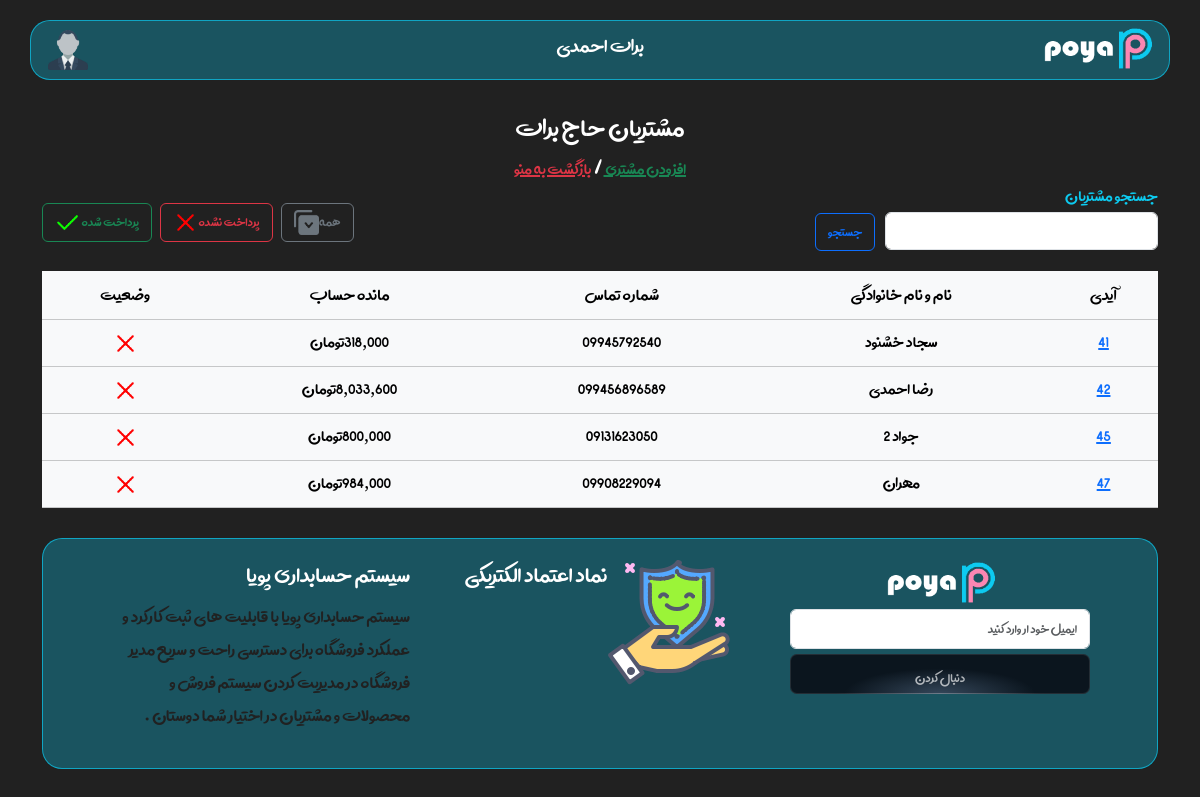
Page /customers/ (signed in) on the committed database.
### accounts/models.py (models this page shows, shortened)
class User(AbstractBaseUser):
    fullname = models.CharField(max_length=200, null=True, blank=True, verbose_name="نام و نام خانوادگی")
    phone = models.CharField(max_length=12, unique=True, verbose_name="شماره تماس")
    name_shop = models.CharField(max_length=255,null=True, blank=True,verbose_name="نام فروشگاه شما ")
    is_active = models.BooleanField(default=True, verbose_name="فعال")
    is_admin = models.BooleanField(default=False, verbose_name="ادمین")
    email = models.EmailField(null=True, blank=True, verbose_name="ایمیل")
    discription = models.TextField(max_length=300, null=True, blank=True, verbose_name="توضیحات کاربر")
    created_at = models.DateTimeField(auto_now=True, verbose_name="تاریخ اضافه شدن")
    image = models.ImageField(upload_to="user_image", null=True, blank=True, verbose_name="عکس پروفایل")
    address = models.TextField(null=True,blank=True,verbose_name="ادرس کاربر")
    objects = MyUserManager()
    USERNAME_FIELD = "phone"
    class Meta:
        verbose_name = "فروشگاه"
        verbose_name_plural = "فروشگاه ها "

### customer/models.py (models this page shows, shortened)
class Customer(models.Model):
    user = models.ForeignKey(User, on_delete=models.CASCADE)
    fullname = models.CharField(max_length=200, null=True, blank=True, verbose_name="نام و نام خانوادگی")
    phone = models.CharField(max_length=12, verbose_name="شماره تماس")
    is_active = models.BooleanField(default=True, verbose_name="فعال")
    is_paid = models.BooleanField(default=False, verbose_name="پرداخت شده ")
    price = models.BigIntegerField(default=0,verbose_name="حساب در فروشگاه")
    price_paid_all = models.BigIntegerField(default=0,verbose_name=" پول  پرداختی  ای کل    ")
    price_mandeh = models.BigIntegerField(default=0,verbose_name="باقی مانده در فروشگاه")
    discription = models.TextField(max_length=300, null=True, blank=True, verbose_name="توضیحات مدیر")
    created_at = models.DateTimeField(auto_now=True, verbose_name="تاریخ  ")
    created_data = models.DateTimeField(auto_now_add=True, verbose_name="تاریخ اضافه شدن")
    image = models.ImageField(upload_to="customer/", null=True, blank=True, verbose_name="عکس پروفایل")
    address = models.TextField(null=True,blank=True,verbose_name="ادرس کاربر")
    class Meta:
        verbose_name = "مشتری"
        verbose_name_plural = "مشتری ها  "
    def __str__(self):
        return self.phone

### customer/views.py (the view, shortened to what this page needs)
# urls.py: path("",views.customer_list_view,name="list"),
def customer_list_view(request):
    customers = Customer.objects.filter(user=request.user)
    search = request.GET.get("search")
    if search:
        customers = Customer.objects.filter(user=request.user).filter(fullname__contains=search)
    print(customers)
    return render(request,"customer/list.html",{"customers":customers , "search":search})

### customer/templates/customer/list.html (shortened to what this page needs)
{% extends 'base.html' %} {% load static %} {% load humanize %}  {% block content %}
<div
  id="customers"
  class="container"
  style="margin-top: 30px; margin-bottom: 30px"
>
  <table
    style="border-radius: 20px"
    class="table table-hover table-light table-responsive-xxl table-responsive-xl table-responsive-sm"
  >
    <h2 class="text-center" style="margin-bottom: -5px">
      {% if search %} مشتریانی که دارای {{search}}هستند
      <br />
      <a
      class="text-danger"
        style="margin-top: -10px"
        href="{% url 'customer:list' %}"
      >
        لغو فیلتر
      </a>
      {% else %} مشتریان {{request.user.name_shop}} {% endif %}
      <br />
      <a
      data-bs-toggle="modal"
      data-bs-target="#add_customer"
      data-bs-whatever="@mdo"
        class="text-success"
        style="margin-top: -10px;cursor: pointer;"
      >
      افزودن مشتری
      </a>
      /
      <a
        class="text-danger"
        style="margin-top: -10px"
        href="{% url 'home:index' %}"
      >
        بازگشت به منو
      </a>
    </h2>
    <div class="customers-div row">
      <div class="col-6 customers-div-right">
        <form method="get">
          <label style="display: block; font-size: 20px; color: #0dcaef"
            >جستجو مشتریان
          </label>
          <input
            type="text"
            name="search"
            required
            class="form-control"
            style="width: 50%; display: inline; margin-left: 8px"
          />
          <button type="submit" class="btn btn-outline-primary">جستجو</button>
        </form>
      </div>
      <div class="col-6 customers-div-left">
        <button onclick="customers()" class="btn btn-outline-secondary">
          همه<img
          style="width: 25px; height: 25px"
          src="{% static 'images/all.png' %}"
        />
        </button>
        <button onclick="customers_not_paid()" class="btn btn-outline-danger">
          پرداخت نشده<img
            style="width: 25px; height: 25px"
            src="{% static 'images/false.png' %}"
          />
        </button>
        <button onclick="customers_paid()" class="btn btn-outline-success">
          پرداخت شده
          <img
            style="width: 25px; height: 25px"
            src="{% static 'images/true.png' %}"
          />
        </button>
      </div>
    </div>
    <thead class="bg-light">
      <tr>
        <td>آیدی</td>
        <td>نام و نام خانوادگی</td>
        <td>شماره تماس</td>
        <td>مانده حساب </td>
        <td>وضعیت</td>
      </tr>
    </thead>
    <tbody>
      {% for customer in customers %}
      <a href="{% url 'customer:detail' customer.id %}">
        <tr>
          <td>
            <a href="{% url 'customer:detail' customer.id %}"
              >{{customer.id}}</a
            >
          </td>
          <td>
            <a
              style="color: black; text-decoration: none"
              href="{% url 'customer:detail' customer.id %}"
              >{{customer.fullname}}</a
            >
          </td>
          <td>{{customer.phone}}</td>
          <td>{{customer.price_mandeh|intcomma:0}}تومان</td>
          <td>
            {% if customer.is_paid == True %}
            <img
              style="width: 25px; height: 25px"
              src="{% static 'images/true.png' %}"
            />
            {% else %}
            <img
              style="width: 25px; height: 25px"
              src="{% static 'images/false.png' %}"
            />
            {% endif %}
          </td>
        </tr>
      </a>
      {% endfor %}
    </tbody>
  </table>
</div>
{% endblock %}

### templates/include/header_site.html (shortened to what this page needs)
{% load static %}
<div class="container">
  <div class="header row">
    <div class="col-4 header-right">
      <img class="logo" src="{% static 'images/logo.png' %}" />
    </div>
    <div class="col-4 header-center">
      <h4 class="text-header">
        {% if request.user.is_authenticated %}
         {{request.user.fullname}}
        {% else %}
        حسابداری پویا
        {% endif %}
      </h4>
    </div>
    <div class="col-4 header-left">
      {% if request.user.is_authenticated %}
      <img
        style="margin-left: 5px"
        onclick="coming_soon()"
        class="icon"
        src="{% static 'images/user.png' %}"
      />
      {% endif %}
    </div>
  </div>
</div>

### static/css/style.css (style rules this page uses)
* { color: white; }
a { text-decoration: none; }
.header { background: rgba(13, 202, 240, 0.3); border-radius: 20px; height: 60px; margin-top: 20px; display: flex; align-items: center; justify-content: center; backdrop-filter: blur(1.6px); -webkit-backdrop-filter: blur(1.6px); border: 1px solid rgba(13, 202, 240, 0.69); }
body { background-color: #212121; padding: 20px 0px; margin: 0px; border: 0px; font-family: avini; font-size: 20px; }
.header-center { display: flex; justify-content: center; align-items: center; }
.text-header { color: white; font-size: 25px; }
.logo { width: 120px; height: 50px; }
.header-left { display: flex; justify-content: end; align-items: end; }
.icon { width: 40px; height: 40px; }
.item-input button,a { font-size: 20px; }
table thead tr td { font-size: 21px; text-align: center; }
table tbody tr td { font-size: 20px; text-align: center; }
.customers-div-right { display: felx; }
.customers-div { margin-bottom: 20px; margin-top: 10px; }
.customers-div-left { display: flex; justify-content: end; align-items: center; padding-top: 12px; gap: 8px; }

### rows in the picture
User: user.fullname "برات احمدی", user.name_shop "حاج برات"
Customer: id "41", fullname "سجاد خشنود", phone "09945792540", price_mandeh "318,000", is_paid False (drawn)
Customer: id "42", fullname "رضا احمدی", phone "099456896589", price_mandeh "8,033,600", is_paid False (drawn)
Customer: id "45", fullname "جواد 2", phone "09131623050", price_mandeh "800,000", is_paid False (drawn)
Customer: id "47", fullname "مهران", phone "09908229094", price_mandeh "984,000", is_paid False (drawn)
